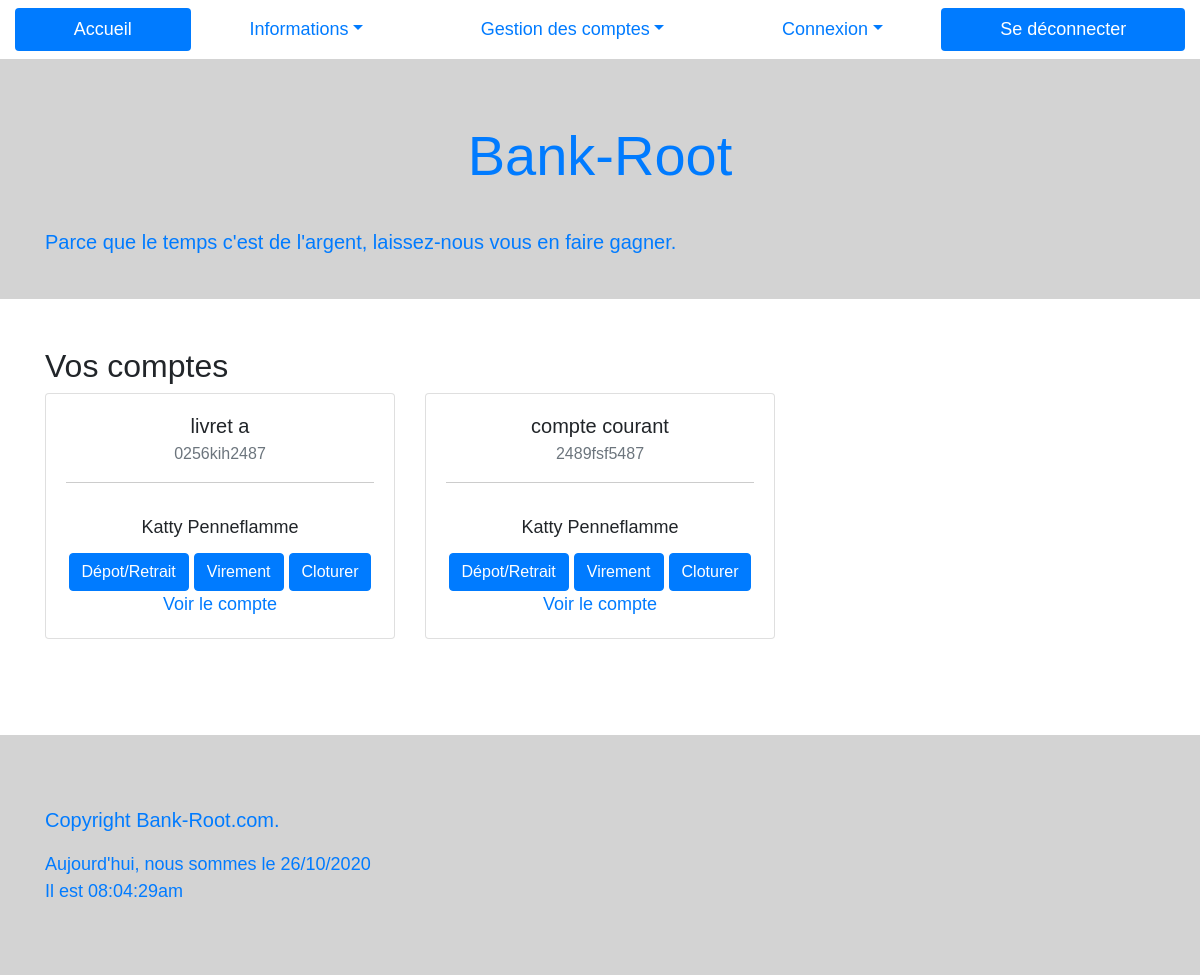
The app's page /compte.php (signed in), older data.
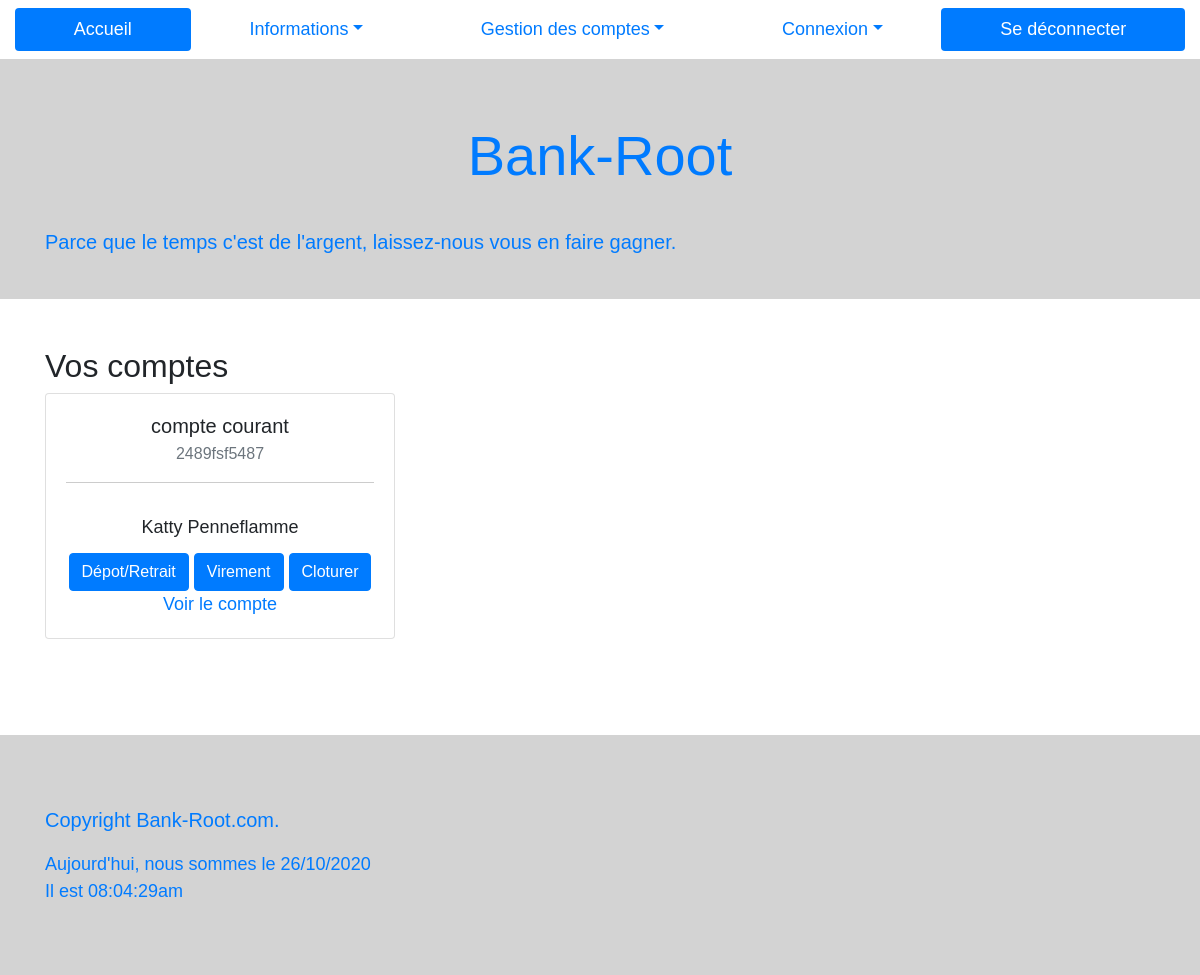
The same page, newer data.
### tables this page shows
CREATE TABLE Account
(
    id INT UNSIGNED NOT NULL AUTO_INCREMENT,
    account_type VARCHAR (50) NOT NULL,
    account_number VARCHAR (30) NOT NULL,
    amount DECIMAL(11,2) NOT NULL,
    opening_date DATE NOT NULL,
    user_id INT UNSIGNED, 
    PRIMARY KEY (id),
    FOREIGN KEY (user_id) REFERENCES User(id)
);

### compte.php (called while the page is built, shortened)
<?php
    include ("model/compteModel.php");
    require ("view/compteView.php");
?>

### model/compteModel.php (called while the page is built)
<?php
  try {
        $db = new PDO('mysql:host=localhost;dbname=banque_php', 'banquePHP', 'banquePHP');
    } catch (PDOExeption $e) {
        print "Erreur !: " . $e->getMessage() . "<br/>";
        die();
    }
    $query = $db->prepare(
        "SELECT *
        FROM Account
        WHERE user_id = :user_id
        ");
        $query->execute([
            "user_id" => $_SESSION["user"]["id"]
        ]);
    $accounts = $query->fetchAll(PDO::FETCH_ASSOC);
?>

### view/compteView.php (the view)
<?php
    include ("view/template/doctype_html.php");
    include ("view/template/nav.php");
    include ("view/template/header.php");
?>
<h2>Vos comptes</h2>
<div class="row">
    <?php
    foreach ($accounts as $key => $account) :
    ?>
        <div class="col-12 col-sm-10 col-md-6 col-lg-4 mb-5">
            <div class="card text-center">
                <section class="card-body">
                    <h5 class="card-title"><?php echo $account["account_type"];?></h5>
                    <h6 class="card-subtitle mb-2 text-muted"><?php echo $account["account_number"];?></h6>
                    <hr>
                    <ul class="list-group list-group-flush">
                        <li class="list-group-item"><?php echo $_SESSION["user"]["lastname"] ." ". $_SESSION["user"]["firstname"];?></li>
                    </ul>
                    <a href="depot-retrait.php" class="btn btn-primary">Dépot/Retrait</a>
                    <a href="virement.php" class="btn btn-primary">Virement</a>
                    <a href="supprimer.php" class="btn btn-primary">Cloturer</a>
                    <a href="single.php?id=<?php echo $account["id"]; ?>">Voir le compte</a>
                </section>
            </div>
        </div>
    <?php
    endforeach;
    ?>
</div>
<?php
    include ("view/template/footer.php");
?>

### view/template/doctype_html.php (shortened to what this page needs)
<!doctype html>
<html class="no-js" lang="">
<head>
  <link rel="stylesheet" href="https://stackpath.bootstrapcdn.com/bootstrap/4.5.2/css/bootstrap.min.css">
  <link rel="stylesheet" href="public/css/normalize.css">
  <link rel="stylesheet" href="public/css/main.css">
  <link rel="stylesheet" href="public/css/faq.css">
</head>
<body>

### view/template/nav.php (shortened to what this page needs)
<nav class="my-2 container-fluid">
  <ul class="nav nav-pills nav-fill">
    <li class="nav-item">
        <a class="nav-link active" href="index.php">Accueil</a>
    </li>
    <li class="nav-item dropdown">
        <a class="nav-link dropdown-toggle" data-toggle="dropdown" href="#" role="button" aria-haspopup="true" aria-expanded="false">Informations</a>
    </li>
    <li class="nav-item dropdown">
        <a class="nav-link dropdown-toggle" data-toggle="dropdown" href="#" role="button" aria-haspopup="true" aria-expanded="false">Gestion des comptes</a>
    </li>
    <li class="nav-item dropdown">
        <a class="nav-link dropdown-toggle" data-toggle="dropdown" href="#" role="button" aria-haspopup="true" aria-expanded="false">Connexion</a>
    </li>
    <li class="nav-item">
        <a class="nav-link active" href="deconnexion.php">Se déconnecter</a>
    </li>
  </ul>
</nav>

### view/template/header.php
<header class="jumbotron-fluid">
  <section class="container">
    <h1 class="display-4 p-0">Bank-Root</h1>
    <p class="lead">Parce que le temps c'est de l'argent, laissez-nous vous en faire gagner.</p>
  </section>
</header>
<main class="container my-5">

### view/template/footer.php (shortened to what this page needs)
</main>
  <footer class="jumbotron-fluid">
    <section class="container">
      <p class="lead">Copyright Bank-Root.com.</p>
      <?php
        echo "Aujourd'hui, nous sommes le " . date("d/m/Y")."<br>". "Il est  " . date("h:i:sa");;
      ?>
    </section>
  </footer>
</body>
</html>

### public/css/main.css (style rules this page uses)
html { color: #222; font-size: 1em; line-height: 1.4; }
hr { display: block; height: 1px; border: 0; border-top: 1px solid #ccc; margin: 1em 0; padding: 0; }
* { margin: 0; font-size: large; font-family: 'Secular One', sans-serif; }
header, footer { background-color:lightgray; color: #007bff; height: 30vh; display: flex; align-items: center; }
h1 { font-weight: bolder; }

### public/css/faq.css (style rules this page uses)
h1 { text-align: center; padding: 1em 0; }

Row changes from the older to the newer data that the page shows:
no longer on this page (row edited): account: account_type "livret a", account_number "0256kih2487"
